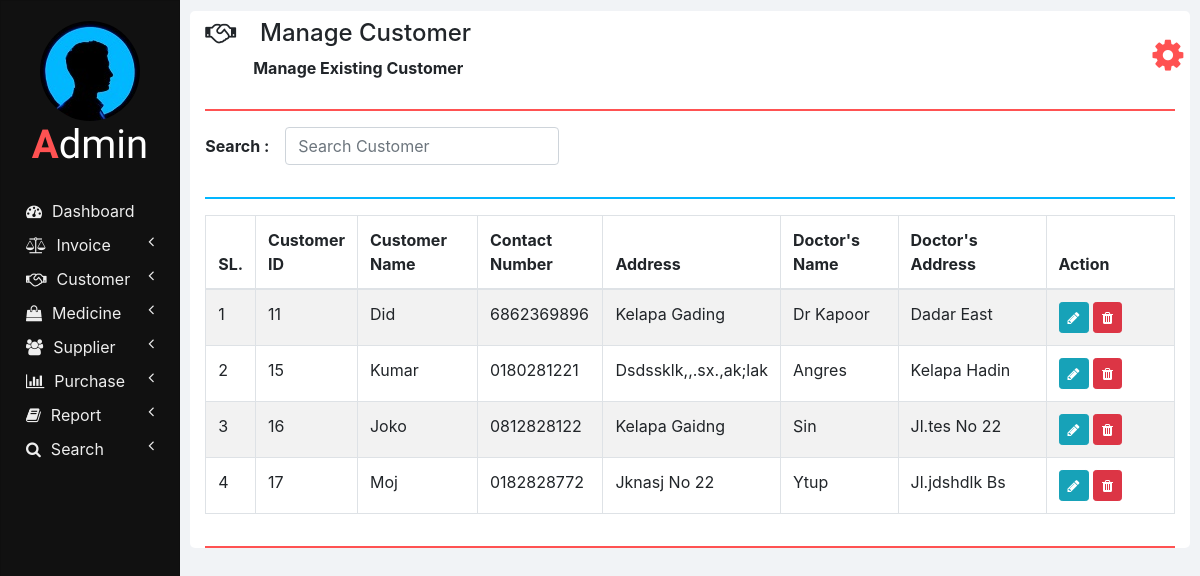
The page /manage_customer.php on the database its author committed.
### tables this page shows
CREATE TABLE `customers` (
  `ID` int(11) NOT NULL,
  `NAME` varchar(20) NOT NULL,
  `CONTACT_NUMBER` varchar(10) NOT NULL,
  `ADDRESS` varchar(100) NOT NULL,
  `DOCTOR_NAME` varchar(20) NOT NULL,
  `DOCTOR_ADDRESS` varchar(100) NOT NULL
);

### php/manage_customer.php (the view, shortened to what this page needs)
<?php
  function showCustomers($id) {
    require "db_connection.php";
    if($con) {
      $seq_no = 0;
      $query = "SELECT * FROM customers";
      $result = mysqli_query($con, $query);
      while($row = mysqli_fetch_array($result)) {
        $seq_no++;
        if($row['ID'] == $id)
          showEditOptionsRow($seq_no, $row);
        else
          showCustomerRow($seq_no, $row);
      }
    }
  }
  function showCustomerRow($seq_no, $row) {
    ?>
    <tr>
      <td><?php echo $seq_no; ?></td>
      <td><?php echo $row['ID'] ?></td>
      <td><?php echo $row['NAME']; ?></td>
      <td><?php echo $row['CONTACT_NUMBER']; ?></td>
      <td><?php echo $row['ADDRESS']; ?></td>
      <td><?php echo $row['DOCTOR_NAME']; ?></td>
      <td><?php echo $row['DOCTOR_ADDRESS']; ?></td>
      <td>
        <button href="" class="btn btn-info btn-sm" onclick="editCustomer(<?php echo $row['ID']; ?>);">
          <i class="fa fa-pencil"></i>
        </button>
        <button class="btn btn-danger btn-sm" onclick="deleteCustomer(<?php echo $row['ID']; ?>);">
          <i class="fa fa-trash"></i>
        </button>
      </td>
    </tr>
    <?php
  }
  ?>

### manage_customer.php (shortened to what this page needs)
<!DOCTYPE html>
<html lang="en" dir="ltr">
  <head>
    <link rel="stylesheet" href="bootstrap/css/bootstrap.min.css">
    <link rel="stylesheet" href="https://use.fontawesome.com/releases/v5.3.1/css/all.css">
    <link rel="stylesheet" href="https://cdnjs.cloudflare.com/ajax/libs/font-awesome/4.7.0/css/font-awesome.min.css">
    <link rel="stylesheet" href="css/sidenav.css">
    <link rel="stylesheet" href="css/home.css">
  </head>
  <body style="max-height: 100%;">
    <div class="container-fluid">
      <div class="container">
        <?php
          require "php/header.php";
          createHeader('handshake', 'Manage Customer', 'Manage Existing Customer');
        ?>
        <div class="row">
          <div class="col-md-12 form-group form-inline">
            <label class="font-weight-bold" for="">Search :&emsp;</label>
            <input type="text" class="form-control" id="" placeholder="Search Customer" onkeyup="searchCustomer(this.value);">
          </div>
          <div class="col col-md-12">
            <hr class="col-md-12" style="padding: 0px; border-top: 2px solid  #02b6ff;">
          </div>
          <div class="col col-md-12 table-responsive">
            <div class="table-responsive">
            	<table class="table table-bordered table-striped table-hover">
            		<thead>
            			<tr>
            				<th style="width: 2%;">SL.</th>
                    <th style="width: 10%;">Customer ID</th>
            				<th style="width: 13%;">Customer Name</th>
                    <th style="width: 13%;">Contact Number</th>
                    <th style="width: 17%;">Address</th>
                    <th style="width: 13%;">Doctor's Name</th>
                    <th style="width: 17%;">Doctor's Address</th>
                    <th style="width: 15%;">Action</th>
            			</tr>
            		</thead>
            		<tbody id="customers_div">
                  <?php
                    require 'php/manage_customer.php';
                    showCustomers(0);
                  ?>
            		</tbody>
            	</table>
            </div>
          </div>
        </div>
        <hr style="border-top: 2px solid #ff5252;">
      </div>
    </div>
  </body>
</html>

### php/header.php
<?php
  function createHeader($icon, $heading, $sub_heading) {
    echo '
    <section class="row content-header">
      <div class="header-title col-md-11">
        <p class="h4 pt-2"><i class="fa fa-'.$icon.'"></i>&emsp;'.$heading.'</p>
        &emsp;&emsp;&emsp;<small class="font-weight-bold h6">'.$sub_heading.'</small>
      </div>
      <div class="col-md-1 user_options">
        <button class="col col-md-1 m-3" onclick="showOptions();">
          <i class="fa fa-gear"></i>
        </button>
        <div id="mark"><i class="fa fa-play fa-rotate-270"></i></div>
        <ul id="options" class="options list-unstyled" style="display: none;">
          <li>
            <a href="my_profile.php"><i class="fa fa-user"></i><span>My Profile</span></a>
          </li>
          <li>
            <a href="change_password.php"><i class="fa fa-edit"></i><span>Change Password</span></a>
          </li>
          <li>
            <a href="logout.php"><i class="fa fa-key"></i><span>Logout</span></a>
          </li>
        </ul>
      </div>
    </section>
    <hr style="border-top: 2px solid #ff5252;">
    ';
  }
?>

### css/sidenav.css (style rules this page uses)
body { background-color: #f1f3f6; }
.sidenav { width: 15%; height: 100vh; background-color: #222222; position: fixed; z-index: 1; flex: 1 0 auto; }
.card { width: 100%; height: 100%; top: 0; border-radius: 0; background-color: #111111; }
.logo .logo-caption { font-family: 'Poiret One', cursive; color: #ffffff; text-align: center; margin-bottom: 25px; }
.logo .profile { margin-left: 50%; border-radius: 50%; transform: translate(-50%); }
.logo .tweak { color: #ff5252; font-weight: bold; }
.main-menu-item { padding: 5px 5px; cursor: pointer; }
.main-menu-item > a { color: #eeeeee; text-decoration: none; font-size: 16px; }
.main-menu-item > a > span { margin-left: 10px; }

### css/home.css (style rules this page uses)
html, body { height: 100vh; }
.container-fluid { margin-left: 15%; width: 85%; background: #f1f3f6; padding: 1px 0 0 0; flex: 1 0 auto; }
.container { margin: 0; max-width: 98%; margin: 1%; background-color: #ffffff; border-radius: 5px; }
.user_options button { max-width: 50px; max-height: 50px; font-size: 36px; background-color: #ffffff; color: #ff5252; border: none; outline: none; }

### rows shown on the page
customers: seq_no "1", ID "11", NAME "Did", CONTACT_NUMBER "6862369896", ADDRESS "Kelapa Gading", DOCTOR_NAME "Dr Kapoor", DOCTOR_ADDRESS "Dadar East"
customers: seq_no "2", ID "15", NAME "Kumar", CONTACT_NUMBER "0180281221", ADDRESS "Dsdssklk,,.sx.,ak;lak", DOCTOR_NAME "Angres", DOCTOR_ADDRESS "Kelapa Hadin"
customers: seq_no "3", ID "16", NAME "Joko", CONTACT_NUMBER "0812828122", ADDRESS "Kelapa Gaidng", DOCTOR_NAME "Sin", DOCTOR_ADDRESS "Jl.tes No 22"
customers: seq_no "4", ID "17", NAME "Moj", CONTACT_NUMBER "0182828772", ADDRESS "Jknasj No 22", DOCTOR_NAME "Ytup", DOCTOR_ADDRESS "Jl.jdshdlk Bs"

### other values the page prints
$heading "Manage Customer"
$sub_heading "Manage Existing Customer"
